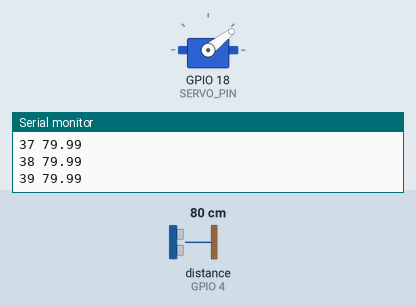
This program was run on a simulated ESP32. Shown: servo, the last lines printed to the serial monitor. Wiring (inferred from the names in the program): ultrasonic range finder: trigger GPIO 2; echo GPIO 4. The test bench sets the inputs (shaded band); at power-on: distance to the obstacle (sensor on GPIO 4) 80 cm. The echo pulse lasts 58.3 µs per cm.

Above: at 1.2 s.
1.3 s: distance to the obstacle (sensor on GPIO 4) set to 2 cm
At 1.65 s:
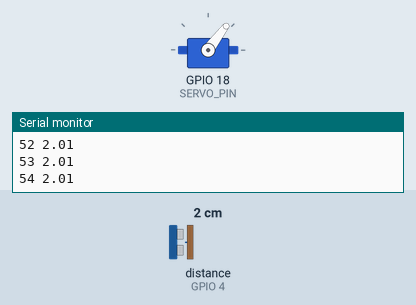
4.3 s: distance to the obstacle (sensor on GPIO 4) set to 250 cm
At 4.47 s:
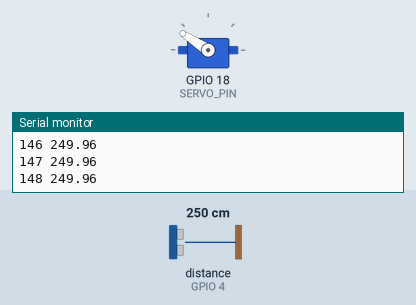
7.3 s: distance to the obstacle (sensor on GPIO 4) set to 4 cm
At 7.5 s:
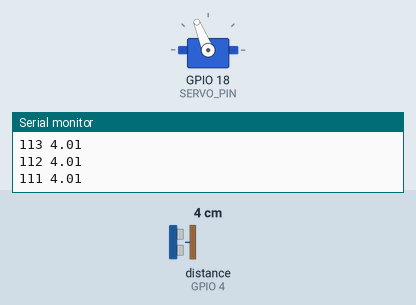
Timing chart, 0 to 16.3 s (numbered marks = the images above; inputs shaded):
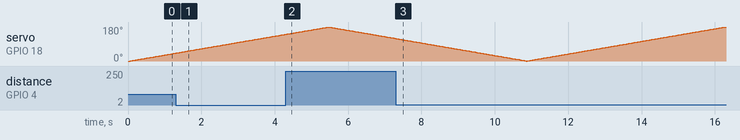

The program:

main.cpp
```cpp
#include <Arduino.h>
#include <ESP32Servo.h>

const int SERVO_PIN = 18;
const int ECHO_PIN = 4;
const int TRIG_PIN = 2;
const float soundSpeed = 0.0343f;

Servo servo;

unsigned long prevTime = 0;

int angle = 0;
int direction = 1;

void setup()
{
    Serial.begin(9600);

    servo.attach(SERVO_PIN);
    servo.write(0);

    pinMode(TRIG_PIN, OUTPUT);
    pinMode(ECHO_PIN, INPUT);
}

void startPulse()
{
    digitalWrite(TRIG_PIN, LOW);
    delayMicroseconds(2);

    digitalWrite(TRIG_PIN, HIGH);
    delayMicroseconds(10);

    digitalWrite(TRIG_PIN, LOW);
}

float getTimeGoAndReturn()
{
    startPulse();

    return pulseIn(ECHO_PIN, HIGH, 30000);
}

void loop()
{
    unsigned long currTime = millis();


    if (currTime - prevTime >= 30)
    {

        float timeUltrasonic = getTimeGoAndReturn();
        float distance = timeUltrasonic * soundSpeed / 2.0f;

        prevTime = currTime;

        servo.write(angle);

        angle += direction;

        if (angle >= 180)
        {
            angle = 180;
            direction = -1;
        }
        else if (angle <= 0)
        {
            angle = 0;
            direction = 1;
        }


        Serial.print(angle);
        Serial.print(" ");
        Serial.println(distance);

    }
}
```
